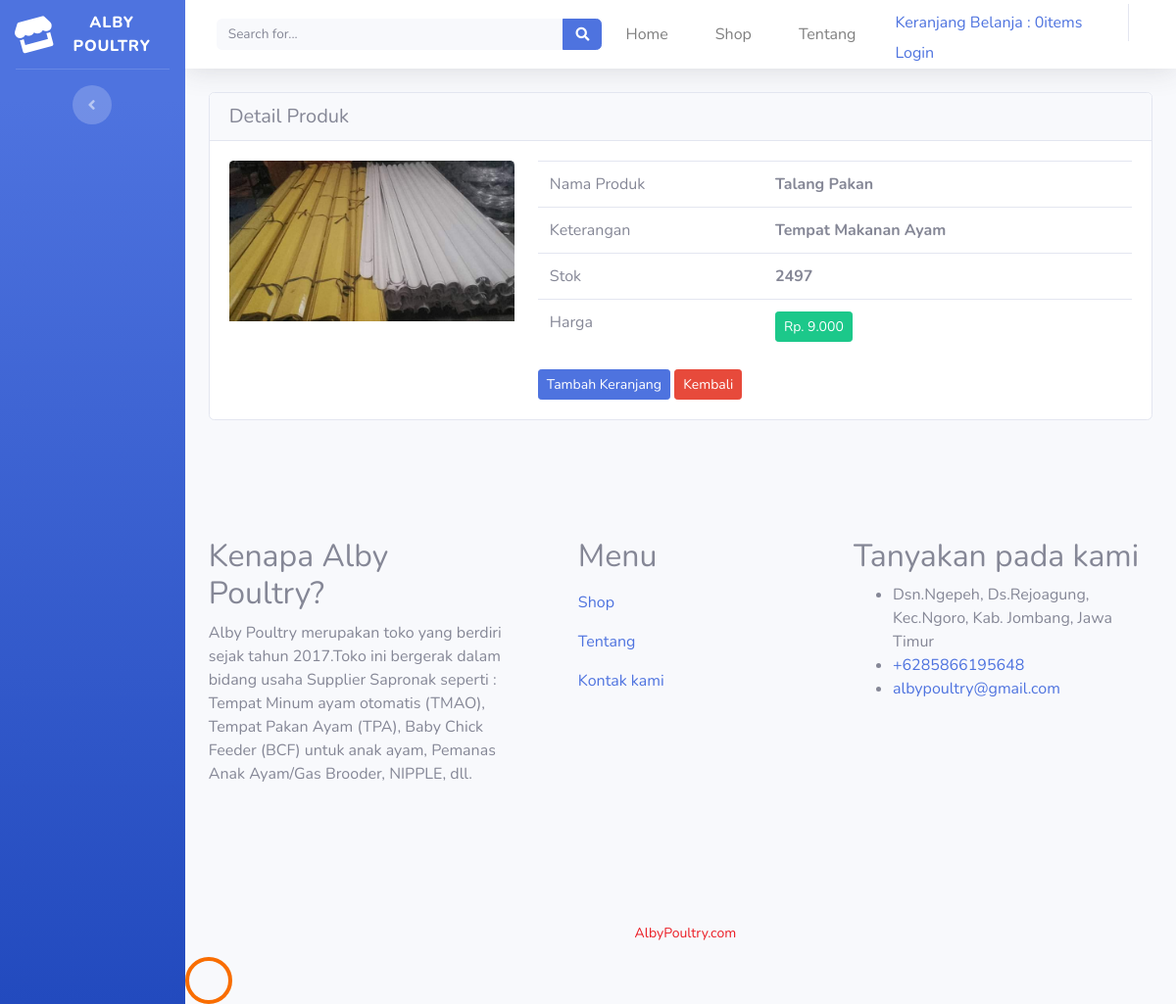
The app's page /alby_poultry/index.php/dashboard/detail/1 with its own data.
### tables this page shows
CREATE TABLE `barang` (
  `id_barang` int(11) NOT NULL,
  `nama_barang` varchar(50) NOT NULL,
  `deskripsi` varchar(200) NOT NULL,
  `harga` int(25) NOT NULL,
  `stok` int(11) NOT NULL,
  `gambar_brg` text NOT NULL
);

### alby_poultry/application/controllers/Dashboard.php (called while the page is built, shortened)
<?php
class Dashboard extends CI_Controller {
    public function detail($id_barang)
    {
        $data['barang'] = $this->model_barang->detail_brg($id_barang);
        $this->load->view('templates/header');
        $this->load->view('templates/sidebar');
        $this->load->view('detail_barang', $data);
        $this->load->view('templates/footer');
    }
}

### alby_poultry/index.php (called while the page is built, shortened)
<?php
require_once BASEPATH.'core/CodeIgniter.php';

### alby_poultry/application/models/model_barang.php (called while the page is built, shortened)
<?php
 class Model_barang extends CI_Model{
     public function detail_brg($id_barang){
        $result = $this->db->where('id_barang', $id_barang)->get('barang');
        if($result->num_rows() > 0){
            return $result->result();
        } else{
            return false;
        }
     }
 }
?>

### alby_poultry/application/views/detail_barang.php (the view)
<div class="container-fluid">
        <div class="card">
        <h5 class="card-header">Detail Produk</h5>
        <div class="card-body">
        <?php foreach($barang as $brg) : ?>
            <div class="row">
            <div class="col-md-4">
                <img src="<?php echo base_url().'/uploads/'.$brg->gambar_brg ?> " class="card-img-top">
            </div>
            <div class="col-md-8">
            <table class="table">
                <tr>
                <td>Nama Produk</td>
                <td><strong><?php echo $brg->nama_barang  ?></strong></td>
                </tr>
                <tr>
                <td>Keterangan</td>
                <td><strong><?php echo $brg->deskripsi  ?></strong></td>
                </tr>
                <tr>
                <td>Stok</td>
                <td><strong><?php echo $brg->stok  ?></strong></td>
                </tr>
                <tr>
                <td>Harga</td>
                <td><strong><div class="btn btn-sm btn-success">Rp.  <?php echo number_format($brg->harga,0,',','.')  ?></div></strong></td>
                </tr>
            </table>
            <?php echo anchor ('dashboard/tambah_ke_keranjang/' .$brg->id_barang, '<div class="btn btn-sm btn-primary">Tambah Keranjang</div>') ?>
            <?php echo anchor ('dashboard/index/', '<div class="btn btn-sm btn-danger">Kembali</div>') ?>
            </div>
            </div>
        <?php endforeach; ?>
        </div>
</div>
</div>

### records on screen
barang: gambar_brg (picture), nama_barang "Talang Pakan", deskripsi "Tempat Makanan Ayam", stok "2497", harga "9.000", id_barang "Tambah Keranjang"

### other values on screen
anchor ('dashboard/detail_keranjang', $keranjang) "Keranjang Belanja : 0items"
anchor('login/index', 'Login') "Login"
